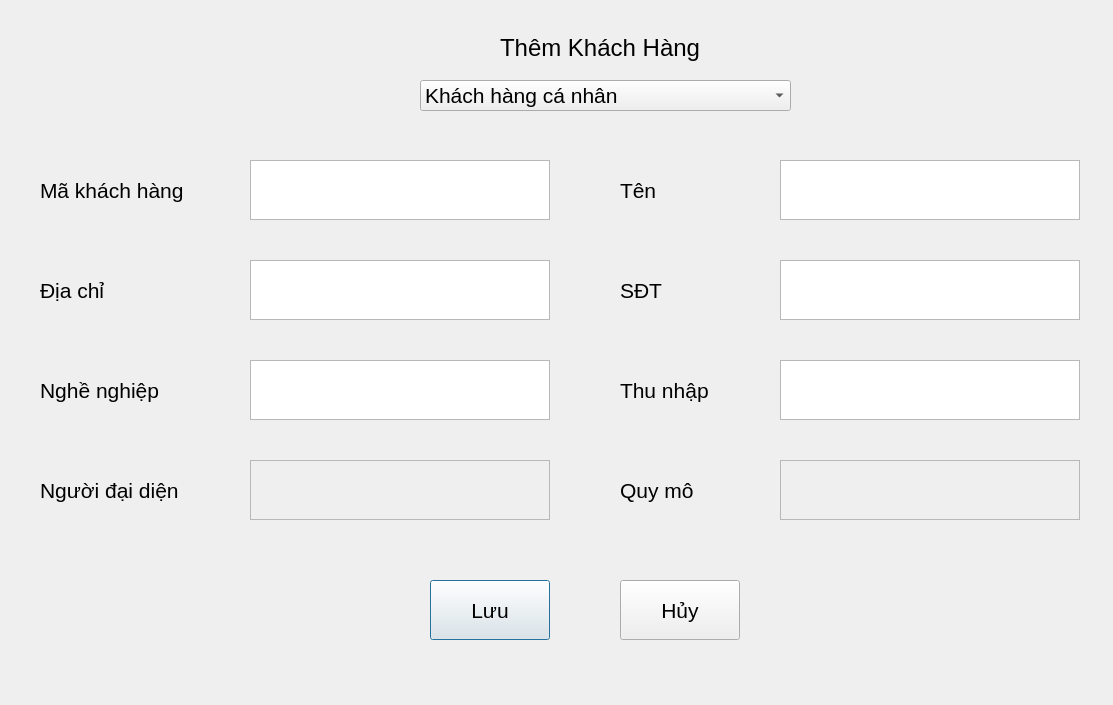
<?xml version="1.0" encoding="UTF-8"?>
<ui version="4.0">
 <class>Dialog</class>
 <widget class="QDialog" name="Dialog">
  <property name="geometry">
   <rect>
    <x>0</x>
    <y>0</y>
    <width>1113</width>
    <height>705</height>
   </rect>
  </property>
  <property name="font">
   <font>
    <family>MS Shell Dlg 2</family>
    <pointsize>16</pointsize>
   </font>
  </property>
  <property name="windowTitle">
   <string>Thêm Khách Hàng</string>
  </property>
  <widget class="QLabel" name="label">
   <property name="geometry">
    <rect>
     <x>40</x>
     <y>170</y>
     <width>200</width>
     <height>40</height>
    </rect>
   </property>
   <property name="font">
    <font>
     <pointsize>16</pointsize>
    </font>
   </property>
   <property name="text">
    <string>Mã khách hàng</string>
   </property>
  </widget>
  <widget class="QTextEdit" name="textEdit">
   <property name="geometry">
    <rect>
     <x>250</x>
     <y>160</y>
     <width>300</width>
     <height>60</height>
    </rect>
   </property>
  </widget>
  <widget class="QLabel" name="label_2">
   <property name="geometry">
    <rect>
     <x>40</x>
     <y>370</y>
     <width>251</width>
     <height>40</height>
    </rect>
   </property>
   <property name="font">
    <font>
     <pointsize>16</pointsize>
    </font>
   </property>
   <property name="text">
    <string>Nghề nghiệp</string>
   </property>
  </widget>
  <widget class="QTextEdit" name="textEdit_5">
   <property name="geometry">
    <rect>
     <x>250</x>
     <y>360</y>
     <width>300</width>
     <height>60</height>
    </rect>
   </property>
  </widget>
  <widget class="QLabel" name="label_3">
   <property name="geometry">
    <rect>
     <x>40</x>
     <y>470</y>
     <width>261</width>
     <height>40</height>
    </rect>
   </property>
   <property name="font">
    <font>
     <pointsize>16</pointsize>
    </font>
   </property>
   <property name="text">
    <string>Người đại diện</string>
   </property>
  </widget>
  <widget class="QTextEdit" name="textEdit_7">
   <property name="enabled">
    <bool>false</bool>
   </property>
   <property name="geometry">
    <rect>
     <x>250</x>
     <y>460</y>
     <width>300</width>
     <height>60</height>
    </rect>
   </property>
  </widget>
  <widget class="QPushButton" name="pushButton">
   <property name="geometry">
    <rect>
     <x>430</x>
     <y>580</y>
     <width>120</width>
     <height>60</height>
    </rect>
   </property>
   <property name="text">
    <string>Lưu</string>
   </property>
  </widget>
  <widget class="QLabel" name="label_5">
   <property name="geometry">
    <rect>
     <x>500</x>
     <y>30</y>
     <width>246</width>
     <height>36</height>
    </rect>
   </property>
   <property name="font">
    <font>
     <pointsize>18</pointsize>
    </font>
   </property>
   <property name="text">
    <string>Thêm Khách Hàng</string>
   </property>
  </widget>
  <widget class="QTextEdit" name="textEdit_3">
   <property name="geometry">
    <rect>
     <x>250</x>
     <y>260</y>
     <width>300</width>
     <height>60</height>
    </rect>
   </property>
  </widget>
  <widget class="QLabel" name="label_4">
   <property name="geometry">
    <rect>
     <x>40</x>
     <y>270</y>
     <width>200</width>
     <height>40</height>
    </rect>
   </property>
   <property name="font">
    <font>
     <pointsize>16</pointsize>
    </font>
   </property>
   <property name="text">
    <string>Địa chỉ</string>
   </property>
  </widget>
  <widget class="QTextEdit" name="textEdit_8">
   <property name="enabled">
    <bool>false</bool>
   </property>
   <property name="geometry">
    <rect>
     <x>780</x>
     <y>460</y>
     <width>300</width>
     <height>60</height>
    </rect>
   </property>
  </widget>
  <widget class="QTextEdit" name="textEdit_2">
   <property name="geometry">
    <rect>
     <x>780</x>
     <y>160</y>
     <width>300</width>
     <height>60</height>
    </rect>
   </property>
  </widget>
  <widget class="QLabel" name="label_6">
   <property name="geometry">
    <rect>
     <x>620</x>
     <y>270</y>
     <width>200</width>
     <height>40</height>
    </rect>
   </property>
   <property name="font">
    <font>
     <pointsize>16</pointsize>
    </font>
   </property>
   <property name="text">
    <string>SĐT</string>
   </property>
  </widget>
  <widget class="QTextEdit" name="textEdit_6">
   <property name="geometry">
    <rect>
     <x>780</x>
     <y>360</y>
     <width>300</width>
     <height>60</height>
    </rect>
   </property>
  </widget>
  <widget class="QLabel" name="label_73">
   <property name="geometry">
    <rect>
     <x>620</x>
     <y>470</y>
     <width>261</width>
     <height>40</height>
    </rect>
   </property>
   <property name="font">
    <font>
     <pointsize>16</pointsize>
    </font>
   </property>
   <property name="text">
    <string>Quy mô</string>
   </property>
  </widget>
  <widget class="QLabel" name="label_8">
   <property name="geometry">
    <rect>
     <x>620</x>
     <y>370</y>
     <width>271</width>
     <height>40</height>
    </rect>
   </property>
   <property name="font">
    <font>
     <pointsize>16</pointsize>
    </font>
   </property>
   <property name="text">
    <string>Thu nhập</string>
   </property>
  </widget>
  <widget class="QTextEdit" name="textEdit_4">
   <property name="geometry">
    <rect>
     <x>780</x>
     <y>260</y>
     <width>300</width>
     <height>60</height>
    </rect>
   </property>
  </widget>
  <widget class="QLabel" name="label_9">
   <property name="geometry">
    <rect>
     <x>620</x>
     <y>170</y>
     <width>200</width>
     <height>40</height>
    </rect>
   </property>
   <property name="font">
    <font>
     <pointsize>16</pointsize>
    </font>
   </property>
   <property name="text">
    <string>Tên</string>
   </property>
  </widget>
  <widget class="QPushButton" name="pushButton_2">
   <property name="geometry">
    <rect>
     <x>620</x>
     <y>580</y>
     <width>120</width>
     <height>60</height>
    </rect>
   </property>
   <property name="text">
    <string>Hủy</string>
   </property>
  </widget>
  <widget class="QComboBox" name="comboBox">
   <property name="geometry">
    <rect>
     <x>420</x>
     <y>80</y>
     <width>371</width>
     <height>31</height>
    </rect>
   </property>
   <item>
    <property name="text">
     <string>Khách hàng cá nhân</string>
    </property>
   </item>
   <item>
    <property name="text">
     <string>Khách hàng tổ chức/doanh nghiệp</string>
    </property>
   </item>
  </widget>
 </widget>
 <resources/>
 <connections/>
</ui>
